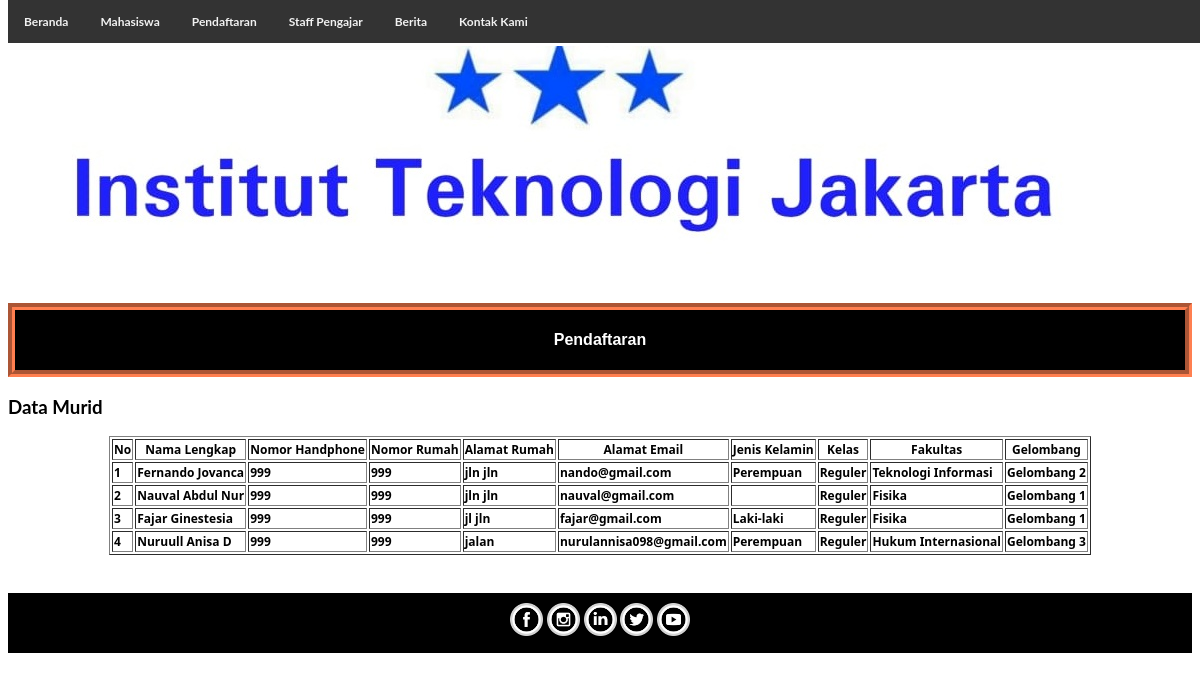
/infopendaftaran.php?pesan=input, run on the app's committed database.
### tables this page shows
CREATE TABLE `pmb` (
  `id` int(25) NOT NULL,
  `namamahasiswa` varchar(100) NOT NULL,
  `nomorhandphone` int(25) NOT NULL,
  `nomorrumah` int(25) NOT NULL,
  `alamatrumah` varchar(50) NOT NULL,
  `alamatemail` varchar(50) NOT NULL,
  `jeniskelamin` varchar(50) NOT NULL,
  `kelas` varchar(50) NOT NULL,
  `fakultas` varchar(50) NOT NULL,
  `gelombang` varchar(25) NOT NULL
);

### infopendaftaran.php (the view, shortened to what this page needs)
<!DOCTYPE html PUBLIC "-//W3C//DTD XHTML 1.0 Transitional//EN" "http://www.w3.org/TR/xhtml1/DTD/xhtml1-transitional.dtd">
<html xmlns="http://www.w3.org/1999/xhtml">
<head>
<link rel="stylesheet" type="text/css" href="css/style.css">
<link rel="stylesheet" type="text/css" href="css/akademik.css">
</head>
<body>
<br><br>
	<img src="images/banner.jpg">
<div class="menu-satu">
    <ul class="topnav"><b>
                 <li><a href="index.html">Beranda</a></li>
                  <li><a href="mahasiswa.html">Mahasiswa</a></li>
                  <li><a href="pendaftaran.html">Pendaftaran</a></li>
                  <li><a href="staff.html">Staff Pengajar</a></li>
                  <li><a href="berita.html">Berita</a></li>
                  <li><a href="contact.html">Kontak Kami</a></li>
  </ul>
					 </div>
 <p>&nbsp;</p>
 <div class="text-border">
					<center><p>Pendaftaran</p></center>
</div>
<h3>Data Murid</h3>
	<table border="1" class="table">
		<tr>
			<th>No</th>
			<th>Nama Lengkap</th>
            <th>Nomor Handphone</th>
            <th>Nomor Rumah </th>
            <th>Alamat Rumah</th>
            <th>Alamat Email</th>
            <th>Jenis Kelamin</th>
            <th>Kelas</th>
            <th>Fakultas</th>
            <th>Gelombang</th>
		</tr>
		<?php
		$query_mysql = mysql_query("SELECT * FROM pmb")or die(mysql_error());
		$nomor = 1;
		while($data = mysql_fetch_array($query_mysql)){
		?>
		<tr>
			<td><?php echo $nomor++; ?></td>
			<td><?php echo $data['namamahasiswa']; ?></td>
            <td><?php echo $data['nomorhandphone']; ?></td>
            <td><?php echo $data['nomorrumah']; ?></td>
            <td><?php echo $data['alamatrumah']; ?></td>
            <td><?php echo $data['alamatemail']; ?></td>
            <td><?php echo $data['jeniskelamin']; ?></td>
            <td><?php echo $data['kelas']; ?></td>
            <td><?php echo $data['fakultas']; ?></td>
            <td><?php echo $data['gelombang']; ?></td>
		</tr>
		<?php } ?>
	</table><br /><Br />
<div class="footer">
              <center>
                <a href="facebook.com"><img class="img-circle" src="images/fb.png"/></a>
                    <a href="facebook.com">
                    <img class="img-circle" src="images/ig.png"/></a>
                    <a href="facebook.com">
                    <img class="img-circle" src="images/linked.jpg"/></a>
                    <a href="facebook.com">
                    <img class="img-circle" src="images/twitter.png"/></a>
                    <a href="facebook.com">
                    <img class="img-circle" src="images/yt.png"/></a>
  				</center>
     </div>
</body></html>

### css/style.css (style rules this page uses)
ul.topnav { overflow: hidden; background-color: #333; position: fixed; top: 0; width: 100%; list-style-type: none; margin: 0; padding: 0; }
ul.topnav li { float: left; }
ul.topnav li a { display: inline-block; color: #f2f2f2; text-align: center; padding: 14px 16px; text-decoration: none; transition: 0.3s; font-size: 12px; }
* { box-sizing: border-box; }
body { font-family: Verdana, sans-serif; }
img { vertical-align: middle; }
table { margin: auto; font-family: "Lucida Sans Unicode", "Lucida Grande", "Segoe Ui"; font-size: 12px; }
.footer { position: inherit; left: 0; bottom: 0; width: 100%; height:60px; background-color: black; color: white; text-align: center; padding-top:10px; }
.img-circle { height:33px; width:33px; }

### css/akademik.css (style rules this page uses)
* { box-sizing: border-box }
body { font-family: "Lato", sans-serif; }
.text-border { padding:5px; border-style: groove; border-width: 7px; border-color: coral; color:#fff; background-color:#000; font-family:Verdana, Arial, Helvetica, sans-serif; }
* { box-sizing: border-box; }
img { margin-bottom: -4px; }

### data on the page
pmb: namamahasiswa "Fernando Jovanca", nomorhandphone "999", nomorrumah "999", alamatrumah "jln jln", alamatemail "nando@gmail.com", jeniskelamin "Perempuan", kelas "Reguler", fakultas "Teknologi Informasi", gelombang "Gelombang 2"
pmb: namamahasiswa "Nauval Abdul Nur", nomorhandphone "999", nomorrumah "999", alamatrumah "jln jln", alamatemail "nauval@gmail.com", kelas "Reguler", fakultas "Fisika", gelombang "Gelombang 1"
pmb: namamahasiswa "Fajar Ginestesia", nomorhandphone "999", nomorrumah "999", alamatrumah "jl jln", alamatemail "fajar@gmail.com", jeniskelamin "Laki-laki", kelas "Reguler", fakultas "Fisika", gelombang "Gelombang 1"
pmb: namamahasiswa "Nuruull Anisa D", nomorhandphone "999", nomorrumah "999", alamatrumah "jalan", alamatemail "nurulannisa098@gmail.com", jeniskelamin "Perempuan", kelas "Reguler", fakultas "Hukum Internasional", gelombang "Gelombang 3"
